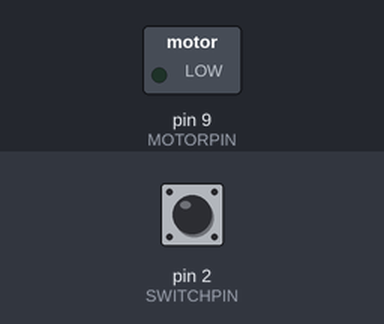
A sketch run on a simulated Arduino Uno, built with avr-gcc and run on an emulated ATmega328P. On the bench: switched loads named in the sketch (green lamp = pin HIGH). The inputs (shaded band) are chosen by the test bench; at power-on: pin 2 (SWITCHPIN) LOW.

Above: at 1.2 s.
1.3 s: pin 2 (SWITCHPIN) pulled HIGH for 0.15 s
At 1.37 s:
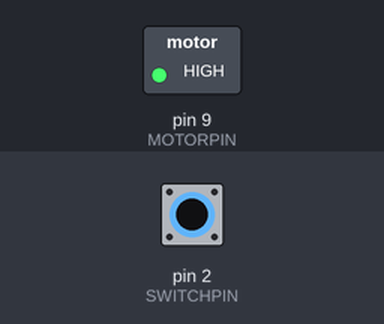
2.9 s: pin 2 (SWITCHPIN) pulled HIGH for 3.2 s
At 6.5 s:
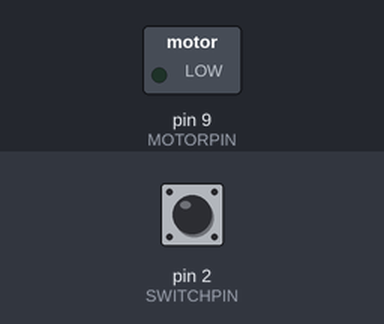
Timing chart, 0 to 8.0 s (numbered marks = the images above; inputs shaded):
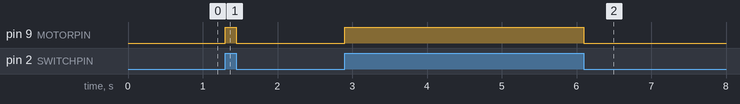

The sketch:

Project_9.ino
```cpp
#define SWITCHPIN 2
#define MOTORPIN 9

int switchState = 0;

void setup() {
  pinMode(MOTORPIN, OUTPUT);
  pinMode(SWITCHPIN, INPUT);
}

void loop(){
  switchState = digitalRead(SWITCHPIN);

  if (switchState == HIGH) {
  digitalWrite(MOTORPIN, HIGH);
  }
  else {
    digitalWrite(MOTORPIN, LOW);
  }
}
```

Measured:
- after the input at 1.3 s, pin 9 (MOTORPIN): LOW → HIGH at once, → LOW 0.15 s later
- after the input at 2.9 s, pin 9 (MOTORPIN): LOW → HIGH at once, → LOW 3.2 s later
